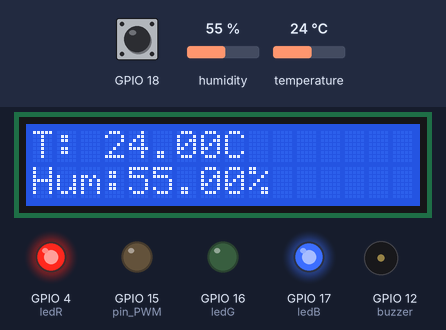
Recording of a sketch running on a simulated ESP32. Parts: 16×2 character LCD, output pins drawn as LEDs (lit = HIGH), buzzer (waves = sounding, pin HIGH). Inputs (shaded band) come from the test bench; at power-on: GPIO 18 LOW, humidity 55 %, temperature 24 °C. WiFi joins after 1.5 s; servers stay silent unless stated; uploads are accepted with an empty reply; what the sketch prints to the serial monitor is not drawn.

Above: at 5.3 s.
5.4 s: GPIO 18 driven HIGH
8.9 s: humidity set to 68 %
At 10.6 s:
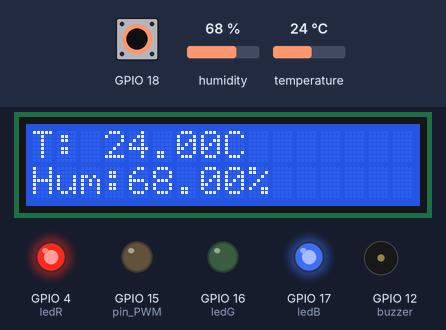
10.9 s: humidity set to 71 %
At 12.6 s:
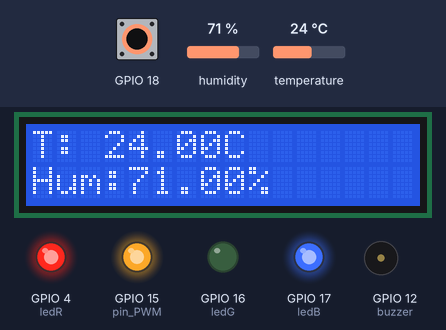
13.0 s: temperature set to 12 °C
At 14.7 s:
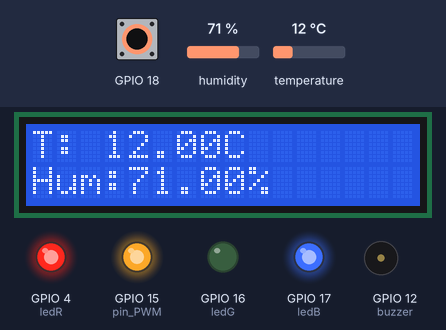
15.0 s: temperature set to 19 °C
At 16.2 s:
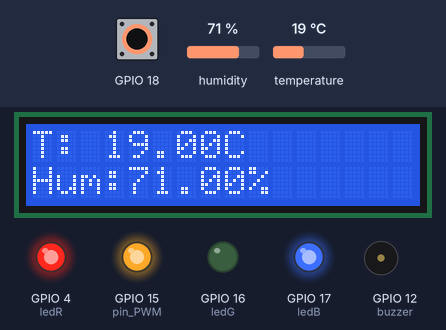
17.0 s: GPIO 18 pulsed LOW 2 times (0.12 s each, 0.3 s apart)
Timing chart, 0 to 20.0 s (numbered marks = the images above; inputs shaded):
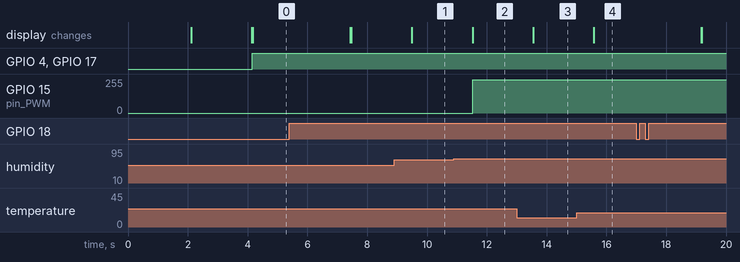

Measured:
- the behaviour switches between 69 and 70 % on humidity (found by bisection; images 1 and 2)
- after the input at 8.9 s, the display: changes after 0.59 s (image 1)
- after the input at 10.9 s, GPIO 15 (pin_PWM): 0/255 → 249/255 after 0.63 s; the display: changes after 0.63 s (image 2)
- after the input at 13.0 s, the display: changes after 0.56 s (image 3)
- after the input at 15.0 s, the display: changes after 0.58 s (image 4)

The sketch:

Pastillero.ino
```cpp
#include <Arduino.h>

#include <WiFi.h>
#include <HTTPClient.h>

#include <ArduinoJson.h>

#include <LiquidCrystal_I2C.h>
#include <DHT.h>//https://github.com/adafruit/DHT-sensor-library

#include <time.h>
#include <string.h>

#define buzzer 12

#define ledG 16
#define ledR 4
#define ledB 17

#define DHTPIN 19
#define DHTTYPE DHT11

int pin_PWM = 15;
int ledc_channel_0 = 0;
int ledc_channel_1 = 1;
int freq_ch0 = 1000;
int freq_ch1 = 5000;
int bits_resolution = 8;
float h;
float t;


bool val;
struct Button {
  const uint8_t PIN;
  uint32_t numberKeyPresses;
  bool pressed;
};

Button button1 = {18, 0, false};
//volatile bool interruptorAbierto = false;
LiquidCrystal_I2C lcd(0x27, 16, 2);

DHT dht(DHTPIN, DHTTYPE);

const char *ssid = "SSID";
const char *password = "PASSWORD";

// Nombre del dominio o ruta de dirección IP
const char *serverName = "http://18.119.166.10:8000/";

// the following variables are unsigned longs because the time, measured in
// milliseconds, will quickly become a bigger number than can be stored in an int.
unsigned long lastTime = 0;
// Timer set to 10 minutes (600000)
// unsigned long timerDelay = 600000;
// Set timer to 5 seconds (5000)
unsigned long timerDelay = 5000;

void IRAM_ATTR isr(){
  button1.numberKeyPresses += 1;
  button1.pressed = true;
}

void setup() {
  //pinMode(interruptorPin, INPUT_PULLUP);
  //Serial.begin(115200);

  //Configuración LCD
  lcd.init();//inicializar la pantalla lcd
  lcd.backlight();//Encender la luz de fondo
  lcd.setCursor (0, 0);//poner el cursor en las coordenadas (x,y)
  lcd.print(" Pastillero ");//muestra en la pantalla max 20 caracteres
  lcd.setCursor (0, 1);//poner el cursor en las coordenadas (x,y)
  lcd.print("  Inteligente   ");//muestra en la pantalla max 20 caracteres
  delay(2000);
  lcd.clear();
  WiFi.begin(ssid, password);
  lcd.println("Connecting......");
  delay(2000);
  lcd.clear();
  /*while (WiFi.status() != WL_CONNECTED)
  {
    delay(500);
    lcd.print(".");
  }
  lcd.clear();*/
  /*
  Serial.println("");
  Serial.print("Connected to WiFi network with IP Address: ");
  Serial.println(WiFi.localIP());

  Serial.println("Timer set to 5 seconds (timerDelay variable), it will take 5 seconds before publishing the first reading.");
  */
  ledcSetup(ledc_channel_0,freq_ch0,bits_resolution);
  ledcAttachPin(pin_PWM,ledc_channel_0);

  pinMode(ledR, OUTPUT);//configuración LED rojo
  pinMode(ledG, OUTPUT);//configuración LED verde
  pinMode(ledB, OUTPUT);//configuración LED blue
  pinMode(buzzer, OUTPUT);//configuración buzzer
  pinMode(button1.PIN, INPUT_PULLDOWN);//configuración pulsador
  attachInterrupt(button1.PIN, isr, RISING);//interrupción de pulsador

  dht.begin();//Inicio del DHT11

}

void loop() {

  // Send an HTTP POST request every 10 minutes
  if ((millis() - lastTime) > timerDelay)
  {
    // Check WiFi connection status
    if (WiFi.status() == WL_CONNECTED)
    {
      WiFiClient client;
      HTTPClient http;

      //const char *post_endpoint = serverName + "/create-metric/";
      // Your Domain name with URL path or IP address with path
      http.begin(client, "http://18.119.166.10:8000/metrics/create-metric");

      // If you need Node-RED/server authentication, insert user and password below
      // http.setAuthorization("REPLACE_WITH_SERVER_USERNAME", "REPLACE_WITH_SERVER_PASSWORD");
      t = dht.readTemperature();
      h = dht.readHumidity();
      /*Serial.print(F("Humidity: "));
      Serial.print(h);
      Serial.print(F("%  Temperature: "));
      Serial.print(t);
      Serial.println(F("°C "));*/
      // Specify content-type header
      http.addHeader("Content-Type", "application/json");

      // Send HTTP POST request
      int httpResponseCode = http.POST("{\"value\":\"" + String(t) + "\",\"type\":\"Temperature\"}");
      /*Serial.print("HTTP Response code: ");
      Serial.println(httpResponseCode);*/

      http.end();

      http.begin(client, "http://18.119.166.10:8000/pills/is_pill_time/");
      int httpGetCode = http.GET();

      String med = "{}";

      if (httpGetCode==200) {

      int httpGetCode = http.GET();

      Serial.print("HTTP Response code: ");
      Serial.println(httpGetCode);
      med = http.getString();
      Serial.println(med);

      // Parse the JSON payload
      DynamicJsonDocument jsonDoc(128); // Adjust the buffer size as per your JSON payload
      DeserializationError error = deserializeJson(jsonDoc, med);

      // Check for parsing errors
      if (error) {
        Serial.print("JSON parsing failed: ");
        Serial.println(error.c_str());
        return;
      }
      const char* nombre_med = jsonDoc["pill_name"];
      int charCount = strlen(nombre_med);
      int inicio = 16 - charCount;
      Serial.println(charCount);
      const char* hora_med = jsonDoc["time"];


      lcd.clear();
      lcd.setCursor (0, 0);
      lcd.print(" Hora:     ");
      lcd.println(hora_med);
      lcd.setCursor (inicio, 1);
      lcd.println(nombre_med);
      intbuzzer2();
      delay (3000);
      lcd.clear();

      }

      else{
        Serial.print("Error code: ");
        Serial.println(httpGetCode);
      }

      // Free resources
      http.end();

    }
    else
    {
      Serial.println("WiFi Disconnected");
    }
    lastTime = millis();
  }


  val= digitalRead(button1.PIN);
  if(button1.pressed){
    delay(2000);
    Serial.printf("Button 1 has been pressed %u times\n", button1.numberKeyPresses);
    val= digitalRead(button1.PIN);
    while(val==false){
    digitalWrite(ledG, HIGH);
    digitalWrite(ledB, HIGH);
    digitalWrite(ledR, LOW);
    lcd.clear();
    lcd.setCursor (0, 0);
    lcd.print("Pastillero");
    lcd.setCursor (0, 1);
    lcd.print(" Abierto");
    intbuzzer();
    val= digitalRead(button1.PIN);
    }
    digitalWrite(ledR, HIGH);
    button1.pressed = false;
    lcd.clear();
  }

  t = dht.readTemperature();
  h = dht.readHumidity();

  delay(10);
  digitalWrite(ledG, LOW); //G
  digitalWrite(ledB, HIGH);//B
  digitalWrite(ledR, HIGH);//r

  lcd.setCursor (0, 0);//poner el cursor en las coordenadas (x,y)
  lcd.print("T: ");//muestra en la pantalla max 20 caracteres
  lcd.print(t);
  lcd.print("C");//Esperamos 1 segundo antes de repetir el loop
  lcd.setCursor (0, 1);
  lcd.print("Hum:");
  lcd.print(h);
  lcd.print("%");
  if(h >= 70.0){
      ledcWrite(ledc_channel_0,250);
    }
  if(h <= 66.0){
      ledcWrite(ledc_channel_0,0);
    }

}

void intbuzzer(){

  digitalWrite(buzzer, HIGH);
  delay(100);
  digitalWrite(buzzer, LOW);
  delay(100);
}

void intbuzzer2(){

  digitalWrite(buzzer, HIGH);
  delay(1000);
  digitalWrite(buzzer, LOW);
  delay(500);
}
```
